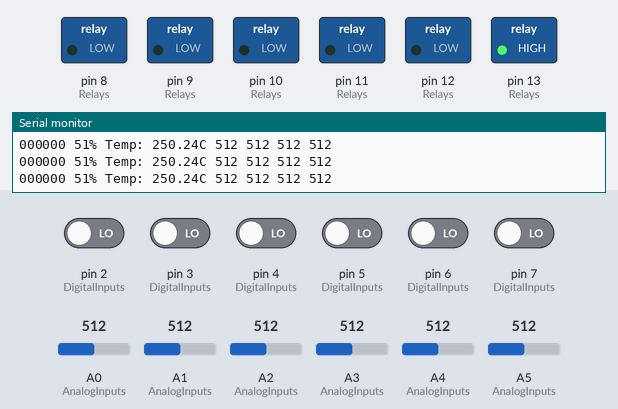
Recording of a program running on a simulated Arduino Uno, built with avr-gcc and run on an emulated ATmega328P. Parts: switched loads named in the program (green lamp = pin HIGH), the last lines printed to the serial monitor. The inputs (shaded band) are chosen by the test bench; at power-on: pin 2 (DigitalInputs), pin 3 (DigitalInputs), pin 4 (DigitalInputs), pin 5 (DigitalInputs), pin 6 (DigitalInputs), pin 7 (DigitalInputs) LOW, A0 (AnalogInputs) = 512, A1 (AnalogInputs) = 512, A2 (AnalogInputs) = 512, A3 (AnalogInputs) = 512, A4 (AnalogInputs) = 512, A5 (AnalogInputs) = 512.

Above: at 1.5 s.
1.6 s: A0 (AnalogInputs) set to 495
At 2.3 s:
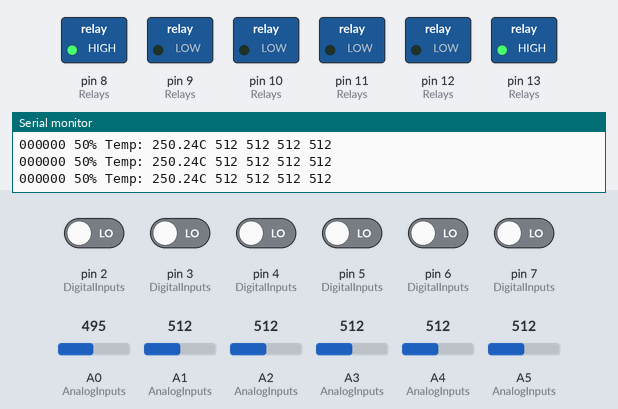
3.1 s: pin 2 (DigitalInputs) driven HIGH
At 3.7 s:
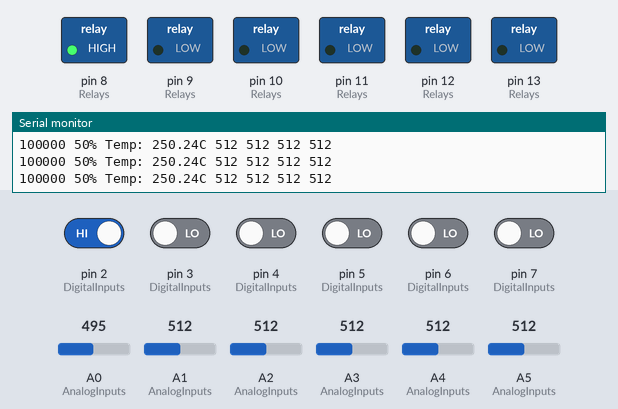
4.7 s: pin 2 (DigitalInputs) driven LOW
At 5.9 s:
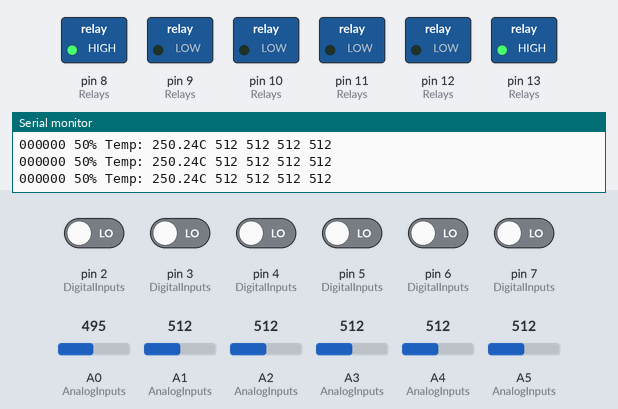
6.2 s: A0 (AnalogInputs) set to 716
At 7.5 s:
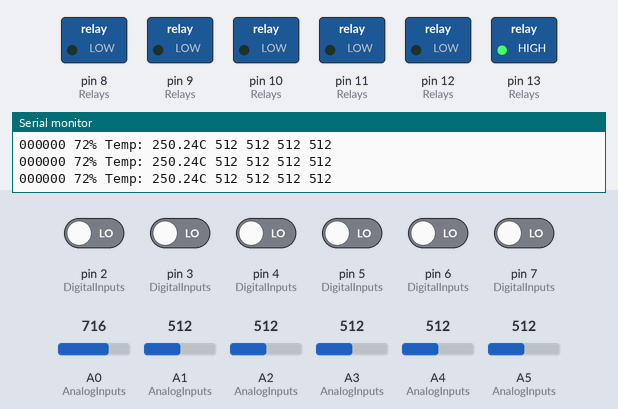
Timing chart, 0 to 8.7 s (numbered marks = the images above; inputs shaded):
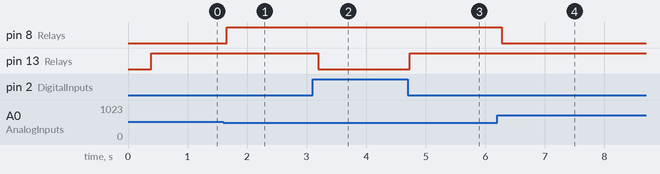

Measured:
- the behaviour switches between 504 and 503 on A0 (AnalogInputs) (found by bisection; images 0 and 1)
- after the input at 1.6 s, pin 8 (Relays): LOW → HIGH after 0.06 s
- after the input at 3.1 s, pin 13 (Relays): HIGH → LOW after 0.10 s
- after the input at 4.7 s, pin 13 (Relays): LOW → HIGH at once
- after the input at 6.2 s, pin 8 (Relays): HIGH → LOW after 0.07 s

The program:

main.cpp
```cpp
/**
 * Blink
 * Turns on an LED on for one second,
 * then off for one second, repeatedly.
 */
#include "Arduino.h"

int i;

int Relay1 = 8;
int Relay2 = 9;
int Relay3 = 10;
int Relay4 = 11;
int Relay5 = 12;
int Relay6 = 13;

int Relays[] = {Relay1, Relay2, Relay3, Relay4, Relay5, Relay6};
int numRelays = (sizeof(Relays)/sizeof(int));

int DigitalInput1 = 2;
int DigitalInput2 = 3;
int DigitalInput3 = 4;
int DigitalInput4 = 5;
int DigitalInput5 = 6;
int DigitalInput6 = 7;

int DigitalInputs[] = {DigitalInput1, DigitalInput2, DigitalInput3, DigitalInput4, DigitalInput5, DigitalInput6};
int numDigitalInputs = (sizeof(DigitalInputs)/sizeof(int));

int AnalogInput1 = A0;
int AnalogInput2 = A1;
int AnalogInput3 = A2;
int AnalogInput4 = A3;
int AnalogInput5 = A4;
int AnalogInput6 = A5;

int AnalogInputs[] = {AnalogInput1, AnalogInput2, AnalogInput3, AnalogInput4, AnalogInput5, AnalogInput6};
int numAnalogInputs = (sizeof(AnalogInputs)/sizeof(int));

void enableRelays() {
    Serial.print("# of Relays: ");
    Serial.println(numRelays);
    Serial.println("Initializing:");
    for (i = 0; i < numRelays; i++) {
        Serial.print("  > Relay ");
        Serial.println(i+1);
        pinMode(Relays[i], OUTPUT);
    }
    Serial.println();
}

void enableDigitalInputs() {
    Serial.print("# of Digital Inputs: ");
    Serial.println(numDigitalInputs);
    Serial.println("Initializing:");
    for (i = 0; i < numDigitalInputs; i++) {
        Serial.print("  > Digital Input ");
        Serial.println(i+1);
        pinMode(DigitalInputs[i], INPUT);
    }
    Serial.println();
}

void enableAnalogInputs() {
    Serial.print("# of Analog Inputs: ");
    Serial.println(numAnalogInputs);
    Serial.println("Initializing:");
    for (i = 0; i < numAnalogInputs; i++) {
        Serial.print("  > Analog Input ");
        Serial.println(i+1);
        pinMode(AnalogInputs[i], INPUT);
    }
    Serial.println();
}

void setup()
{
    Serial.begin(9600);

    enableRelays();
    enableDigitalInputs();
    enableAnalogInputs();
}

void loop()
{
    // for (i = 0; i < numRelays; i++) {
    //     digitalWrite(Relays[i], HIGH);
    //     delay(250);
    //     digitalWrite(Relays[i], LOW);
    // }
    //
    // for (i = numRelays-1; i > 0+1; i--) {
    //     digitalWrite(Relays[i-1], HIGH);
    //     delay(250);
    //     digitalWrite(Relays[i-1], LOW);
    // }

    // Read from digital inputs and send to serial the state change
    int digitalInputReadState;
    for (i = 0; i < numDigitalInputs; i++) {
        // if (digitalRead(DigitalInputs[i]) ==
        digitalInputReadState = digitalRead(DigitalInputs[i]);

        switch (i) {
            case 0:
                if (digitalInputReadState == 0) {
                    digitalWrite(Relays[5], HIGH);
                } else {
                    digitalWrite(Relays[5], LOW);
                }

                Serial.print(digitalInputReadState);
                break;
            case 1:
            case 2:
            case 3:
            case 4:
            case 5:
            default:
                Serial.print(digitalInputReadState);
                break;
        }
    }

    Serial.print(" ");
    // Serial.println();

    int analogInputReadState;
    for (i = 0; i < numAnalogInputs; i++) {
        // if (digitalRead(DigitalInputs[i]) ==
        analogInputReadState = analogRead(AnalogInputs[i]);

        switch (i) {
            case 0:
                //pot reading
                analogInputReadState = map(analogInputReadState, 0, 987, 0, 100);
                Serial.print(analogInputReadState);
                Serial.print("%");

                if (analogInputReadState <= 50) {
                    digitalWrite(Relays[0], HIGH);
                } else {
                    digitalWrite(Relays[0], LOW);
                }
                break;
            case 1:
                //temp reading
                Serial.print("Temp: ");
                Serial.print((float(analogInputReadState) / 1023) * 500);
                Serial.print("C");
                break;
            case 2:
            case 3:
            case 4:
            case 5:
            default:
                Serial.print(analogInputReadState);
                break;
        }

        Serial.print(" ");
    }
    Serial.println();

    delay(100);
}
```
